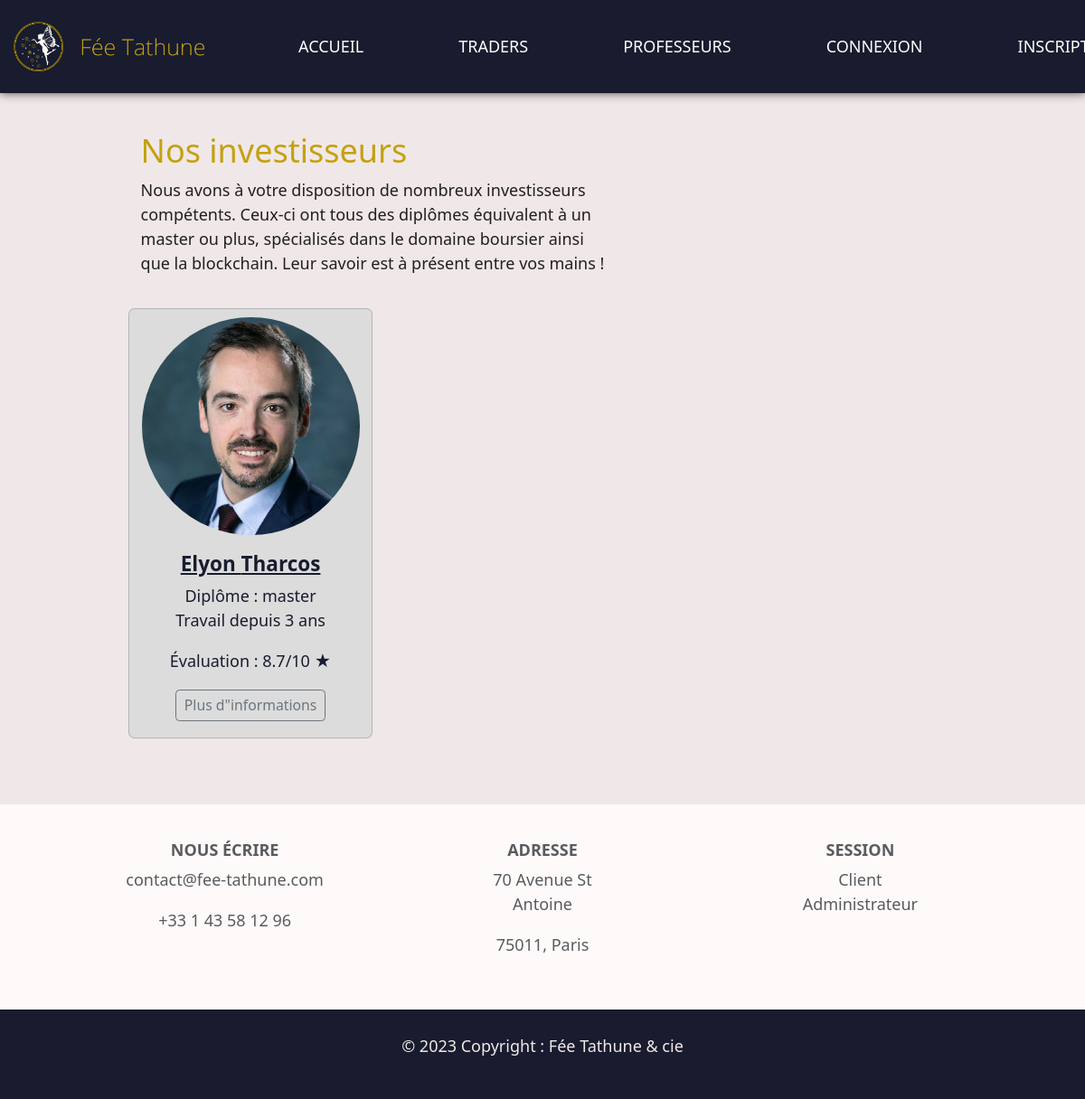
Screenshot of /investisseur.php with the database file from the repository.
### tables this page shows
CREATE TABLE `INTERVENANT` (
  `prof_id` int(11) NOT NULL AUTO_INCREMENT,
  `email` varchar(255) DEFAULT NULL,
  `pwd` varchar(100) DEFAULT NULL,
  `name` varchar(50) DEFAULT NULL,
  `firstname` varchar(50) DEFAULT NULL,
  `profession` varchar(13) DEFAULT NULL,
  `experience` char(2) DEFAULT NULL,
  `diplome` varchar(15) DEFAULT NULL,
  `note` char(4) DEFAULT NULL,
  `image` varchar(22) DEFAULT NULL,
  `description` varchar(255) DEFAULT NULL,
  PRIMARY KEY (`prof_id`)
);

### investisseur.php (the view, shortened to what this page needs)
<?php
include('includes/head.php');
?>
<body class="color-mode">
    <?php include('includes/header.php'); ?>
    <main class="mx-2">
        <div class="row mb-3">
            <div class="col-lg-1"></div>
            <div class="col-lg-6">
                <h2>Nos investisseurs</h2>
                <p>Nous avons à votre disposition de nombreux investisseurs compétents. Ceux-ci ont tous des diplômes équivalent à un master ou plus, spécialisés dans le domaine boursier ainsi que la blockchain. Leur savoir est à présent entre vos mains !</p>
            </div>
        </div>
        <div class="row mb-3">
            <div class="col-lg-1"></div>
            <?php include('includes/bdd.php');
				$q = "SELECT * FROM INTERVENANT WHERE profession = 'investisseur'";
				$req = $bdd->query($q);
				$results = $req->fetchAll(PDO::FETCH_ASSOC);
            foreach ($results as $user)  {
            echo '<div class="card" style="background-color: #DCDCDC; width: 15rem; margin-right:30px;">
                <img class="card-img-top mt-2 rounded-circle" src="uploads/'.$user['image'].'" alt="Card image cap">
                <div class="card-body text-center">
                    <h5 class="card-title text-center" style="color:#181c2e; text-decoration: underline;"><strong>'.$user['firstname'].' '.$user['name'].'</strong></h5>
                    <p class="card-text" style="color:#181c2e; margin-bottom:0rem;">Diplôme : '.$user['diplome'].'</p>
                    <p class="card-text" style="color:#181c2e;">Travail depuis '.$user['experience'].' ans</p>
                    <p class="card-text" style="color:#181c2e; margin-bottom:0rem;">Évaluation : '.$user['note'].'/10 ★</p>
                    <a href="read_intervenant.php?id='.$user['prof_id'].'" class="mt-3 btn btn-outline-secondary btn-sm">Plus d"informations</a>
                </div>
            </div>'; }
        ?>
        </div>
    </main>
    <?php include('includes/footer.php'); ?>
    </body>
</html>

### css/style.css (style rules this page uses)
html { font-size: 18px; overflow-x: hidden; }
body { font-family: "Raleway"; margin: 0; padding-top: 90px; background-color: rgb(240, 232, 232); color: black; }
main { padding: 55px; }
p { line-height: 1.5; }
main h1, main h2 { color : #c4a112; }

### css/dark.css (style rules this page uses)
.color-mode { background-color: rgb(32, 32, 32); color: white; }

### css/light.css (style rules this page uses)
.color-mode { background-color: rgb(240, 232, 232); color: rgb(32, 32, 32); }

### rows the page displays
intervenant: image (picture), firstname "Elyon", name "Tharcos", diplome "master", experience "3", note "8.7"
